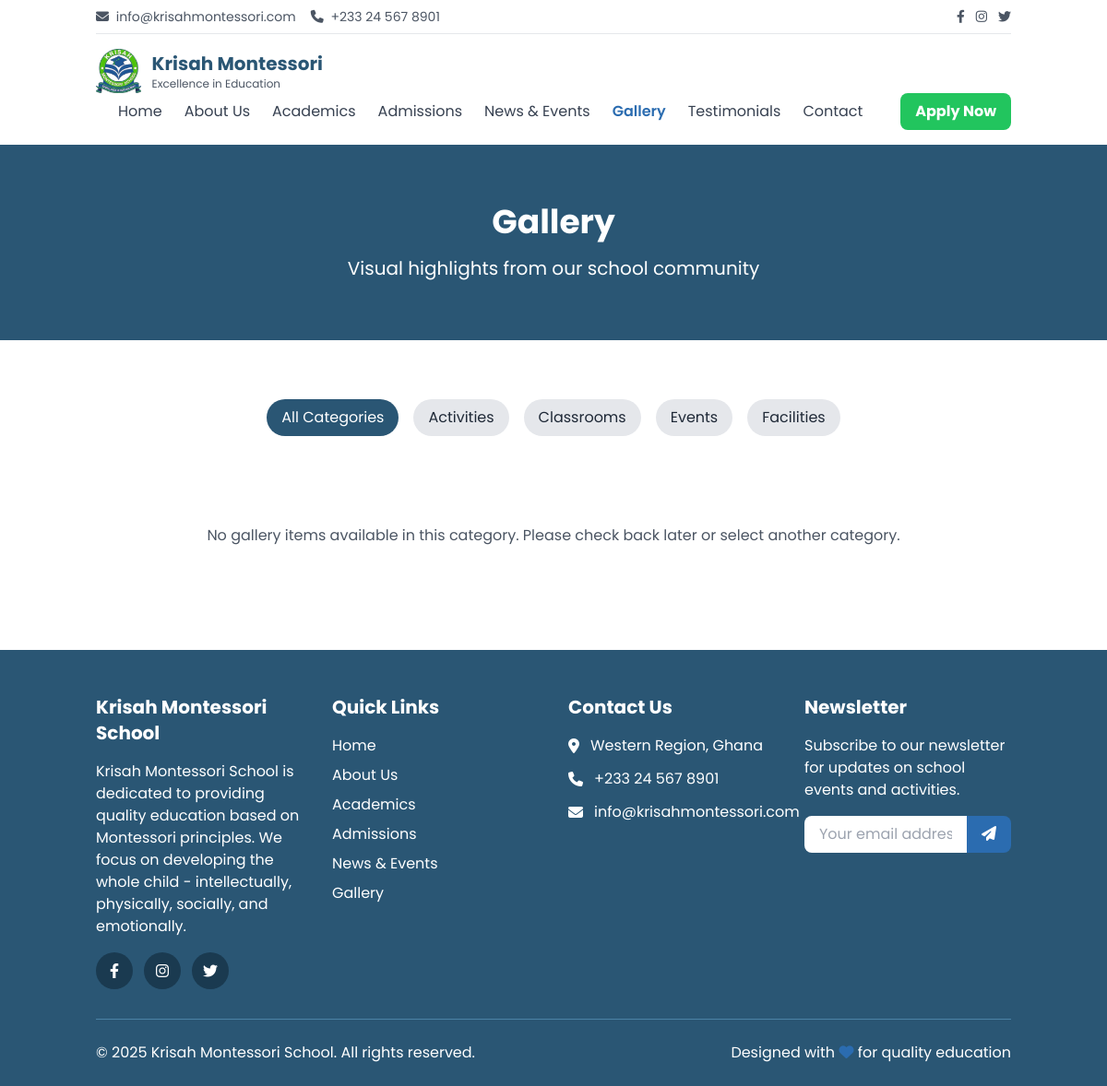
The page /pages/gallery.php on the database its author committed.
### tables this page shows
CREATE TABLE IF NOT EXISTS gallery_categories (
    id INT AUTO_INCREMENT PRIMARY KEY,
    name VARCHAR(50) NOT NULL,
    description TEXT,
    created_at TIMESTAMP DEFAULT CURRENT_TIMESTAMP
);

### pages/gallery.php (the view, shortened to what this page needs)
<?php
include_once '../includes/header.php';
$categories = [];
$gallery_items = [];
try {
    $db = getDbConnection();
    $cat_stmt = $db->query("SELECT * FROM gallery_categories ORDER BY name ASC");
    $categories = $cat_stmt->fetchAll();
    $selected_category = isset($_GET['category']) ? (int)$_GET['category'] : null;
    if ($selected_category) {
        $stmt = $db->prepare("SELECT g.*, c.name as category_name
                             FROM gallery g
                             LEFT JOIN gallery_categories c ON g.category_id = c.id
                             WHERE g.category_id = ?
                             ORDER BY g.is_featured DESC, g.created_at DESC");
        $stmt->execute([$selected_category]);
    } else {
        $stmt = $db->query("SELECT g.*, c.name as category_name
                           FROM gallery g
                           LEFT JOIN gallery_categories c ON g.category_id = c.id
                           ORDER BY g.is_featured DESC, g.created_at DESC");
    }
    $gallery_items = $stmt->fetchAll();
} catch (PDOException $e) {
    error_log('Gallery page error: ' . $e->getMessage());
    $error = 'An error occurred while loading the gallery.';
}
?>
<section class="bg-primary py-16">
    <div class="container mx-auto px-4 text-center">
        <h1 class="text-4xl font-bold text-white mb-4">Gallery</h1>
        <p class="text-xl text-white">Visual highlights from our school community</p>
    </div>
</section>
<section class="py-16">
    <div class="container mx-auto px-4">
        <?php if (isset($error)): ?>
            <div class="bg-red-100 border border-red-400 text-red-700 px-4 py-3 rounded relative mb-8" role="alert">
                <span class="block sm:inline"><?php echo $error; ?></span>
            </div>
        <?php else: ?>
            <div class="mb-12">
                <div class="flex flex-wrap justify-center gap-4">
                    <a href="gallery.php" class="<?php echo !$selected_category ? 'bg-primary text-white' : 'bg-gray-200 text-gray-800'; ?> px-4 py-2 rounded-full hover:bg-primary hover:text-white transition duration-300">
                        All Categories
                    </a>
                    <?php foreach ($categories as $category): ?>
                    <a href="gallery.php?category=<?php echo $category['id']; ?>"
                       class="<?php echo $selected_category == $category['id'] ? 'bg-primary text-white' : 'bg-gray-200 text-gray-800'; ?> px-4 py-2 rounded-full hover:bg-primary hover:text-white transition duration-300">
                        <?php echo htmlspecialchars($category['name']); ?>
                    </a>
                    <?php endforeach; ?>
                </div>
            </div>
            <?php if (empty($gallery_items)): ?>
                <div class="text-center text-gray-600 py-12">
                    <p>No gallery items available in this category. Please check back later or select another category.</p>
                </div>
            <?php endif; ?>
        <?php endif; ?>
    </div>
</section>
<link rel="stylesheet" href="https://cdn.jsdelivr.net/npm/glightbox/dist/css/glightbox.min.css" />
<?php
include_once '../includes/footer.php';
?>

### includes/header.php (shortened to what this page needs)
<?php
$settings = [];
try {
    $db = getDbConnection();
    $stmt = $db->query("SELECT setting_key, setting_value FROM settings");
    while ($row = $stmt->fetch()) {
        $settings[$row['setting_key']] = $row['setting_value'];
    }
} catch (PDOException $e) {
    $settings['school_name'] = 'Krisah Montessori School';
    error_log('Error loading settings: ' . $e->getMessage());
}
$current_page = basename($_SERVER['PHP_SELF']);
?>
<!DOCTYPE html>
<html lang="en">
<head>
    <script src="https://cdn.tailwindcss.com"></script>
    <link rel="stylesheet" href="https://cdnjs.cloudflare.com/ajax/libs/font-awesome/6.4.0/css/all.min.css">
    <link rel="stylesheet" href="/ofkms/assets/css/style.css">
</head>
<body class="font-sans text-gray-800 min-h-screen flex flex-col">
    <header class="bg-white shadow-md">
        <div class="container mx-auto px-4">
            <div class="py-2 border-b border-gray-200 flex justify-between items-center text-sm">
                <div class="flex items-center space-x-4">
                    <a href="mailto:<?php echo htmlspecialchars($settings['school_email'] ?? 'info@krisahmontessori.com'); ?>" class="text-gray-600 hover:text-primary">
                        <i class="fas fa-envelope mr-1"></i> <?php echo htmlspecialchars($settings['school_email'] ?? 'info@krisahmontessori.com'); ?>
                    </a>
                    <a href="tel:<?php echo htmlspecialchars($settings['school_phone'] ?? '+233 XX XXX XXXX'); ?>" class="text-gray-600 hover:text-primary">
                        <i class="fas fa-phone mr-1"></i> <?php echo htmlspecialchars($settings['school_phone'] ?? '+233 XX XXX XXXX'); ?>
                    </a>
                </div>
                <div class="flex items-center space-x-3">
                    <a href="<?php echo htmlspecialchars($settings['facebook_url'] ?? '#'); ?>" class="text-gray-600 hover:text-primary" target="_blank" rel="noopener noreferrer">
                        <i class="fab fa-facebook-f"></i>
                    </a>
                    <a href="<?php echo htmlspecialchars($settings['instagram_url'] ?? '#'); ?>" class="text-gray-600 hover:text-primary" target="_blank" rel="noopener noreferrer">
                        <i class="fab fa-instagram"></i>
                    </a>
                    <a href="<?php echo htmlspecialchars($settings['twitter_url'] ?? '#'); ?>" class="text-gray-600 hover:text-primary" target="_blank" rel="noopener noreferrer">
                        <i class="fab fa-twitter"></i>
                    </a>
                </div>
            </div>
            <nav class="py-4 flex flex-wrap justify-between items-center">
                <a href="/ofkms/index.php" class="flex items-center space-x-3">
                    <img src="/ofkms/assets/images/logo.png" alt="Krisah Montessori School" class="h-12">
                    <div>
                        <h1 class="text-xl font-bold text-primary">Krisah Montessori</h1>
                        <p class="text-xs text-gray-600">Excellence in Education</p>
                    </div>
                </a>
                <div id="nav-links" class="hidden md:flex w-full md:w-auto mt-4 md:mt-0 bg-white md:bg-transparent fixed md:relative inset-0 md:inset-auto top-[120px] md:top-auto shadow-lg md:shadow-none z-50 transition-all duration-300 ease-in-out">
                    <ul class="flex flex-col md:flex-row md:space-x-6 space-y-2 md:space-y-0 p-4 md:p-0 w-full md:w-auto">
                        <li>
                            <a href="/ofkms/index.php" class="block <?php echo $current_page == 'index.php' ? 'text-secondary font-semibold' : 'text-gray-700 hover:text-primary'; ?>">Home</a>
                        </li>
                        <li>
                            <a href="/ofkms/pages/about.php" class="block <?php echo $current_page == 'about.php' ? 'text-secondary font-semibold' : 'text-gray-700 hover:text-primary'; ?>">About Us</a>
                        </li>
                        <li>
                            <a href="/ofkms/pages/academics.php" class="block <?php echo $current_page == 'academics.php' ? 'text-secondary font-semibold' : 'text-gray-700 hover:text-primary'; ?>">Academics</a>
                        </li>
                        <li>
                            <a href="/ofkms/pages/admissions.php" class="block <?php echo $current_page == 'admissions.php' ? 'text-secondary font-semibold' : 'text-gray-700 hover:text-primary'; ?>">Admissions</a>
                        </li>
                        <li>
                            <a href="/ofkms/pages/news-events.php" class="block <?php echo $current_page == 'news-events.php' ? 'text-secondary font-semibold' : 'text-gray-700 hover:text-primary'; ?>">News & Events</a>
                        </li>
                        <li>
                            <a href="/ofkms/pages/gallery.php" class="block <?php echo $current_page == 'gallery.php' ? 'text-secondary font-semibold' : 'text-gray-700 hover:text-primary'; ?>">Gallery</a>
                        </li>
                        <li>
                            <a href="/ofkms/pages/testimonials.php" class="block <?php echo $current_page == 'testimonials.php' ? 'text-secondary font-semibold' : 'text-gray-700 hover:text-primary'; ?>">Testimonials</a>
                        </li>
                        <li>
                            <a href="/ofkms/pages/contact.php" class="block <?php echo $current_page == 'contact.php' ? 'text-secondary font-semibold' : 'text-gray-700 hover:text-primary'; ?>">Contact</a>
                        </li>
                    </ul>
                </div>
                <a href="/ofkms/pages/admissions.php" class="hidden md:block bg-green-500 hover:bg-green-600 text-white font-bold py-2 px-4 rounded-lg transition duration-300 ml-4">Apply Now</a>
            </nav>
        </div>
    </header>
    <main class="flex-grow">

### includes/footer.php (shortened to what this page needs)
    </main>
    <footer class="bg-primary text-white pt-12 pb-6">
        <div class="container mx-auto px-4">
            <div class="grid grid-cols-1 md:grid-cols-2 lg:grid-cols-4 gap-8 mb-8">
                <div>
                    <h3 class="text-xl font-bold mb-4">Krisah Montessori School</h3>
                    <p class="mb-4"><?php echo htmlspecialchars($settings['about_us'] ?? 'A quality Montessori education institution in the Western Region of Ghana.'); ?></p>
                    <div class="flex space-x-3">
                        <a href="<?php echo htmlspecialchars($settings['facebook_url'] ?? '#'); ?>" class="bg-primary-dark hover:bg-secondary w-10 h-10 rounded-full flex items-center justify-center transition duration-300" target="_blank" rel="noopener noreferrer">
                            <i class="fab fa-facebook-f"></i>
                        </a>
                        <a href="<?php echo htmlspecialchars($settings['instagram_url'] ?? '#'); ?>" class="bg-primary-dark hover:bg-secondary w-10 h-10 rounded-full flex items-center justify-center transition duration-300" target="_blank" rel="noopener noreferrer">
                            <i class="fab fa-instagram"></i>
                        </a>
                        <a href="<?php echo htmlspecialchars($settings['twitter_url'] ?? '#'); ?>" class="bg-primary-dark hover:bg-secondary w-10 h-10 rounded-full flex items-center justify-center transition duration-300" target="_blank" rel="noopener noreferrer">
                            <i class="fab fa-twitter"></i>
                        </a>
                    </div>
                </div>
                <div>
                    <h3 class="text-xl font-bold mb-4">Quick Links</h3>
                    <ul class="space-y-2">
                        <li><a href="/ofkms/index.php" class="hover:text-secondary transition duration-300">Home</a></li>
                        <li><a href="/ofkms/pages/about.php" class="hover:text-secondary transition duration-300">About Us</a></li>
                        <li><a href="/ofkms/pages/academics.php" class="hover:text-secondary transition duration-300">Academics</a></li>
                        <li><a href="/ofkms/pages/admissions.php" class="hover:text-secondary transition duration-300">Admissions</a></li>
                        <li><a href="/ofkms/pages/news.php" class="hover:text-secondary transition duration-300">News & Events</a></li>
                        <li><a href="/ofkms/pages/gallery.php" class="hover:text-secondary transition duration-300">Gallery</a></li>
                    </ul>
                </div>
                <div>
                    <h3 class="text-xl font-bold mb-4">Contact Us</h3>
                    <ul class="space-y-3">
                        <li class="flex items-start">
                            <i class="fas fa-map-marker-alt mt-1 mr-3"></i>
                            <span><?php echo htmlspecialchars($settings['school_address'] ?? 'Western Region, Ghana'); ?></span>
                        </li>
                        <li class="flex items-center">
                            <i class="fas fa-phone mr-3"></i>
                            <span><?php echo htmlspecialchars($settings['school_phone'] ?? '+233 XX XXX XXXX'); ?></span>
                        </li>
                        <li class="flex items-center">
                            <i class="fas fa-envelope mr-3"></i>
                            <span><?php echo htmlspecialchars($settings['school_email'] ?? 'info@krisahmontessori.com'); ?></span>
                        </li>
                    </ul>
                </div>
                <div>
                    <h3 class="text-xl font-bold mb-4">Newsletter</h3>
                    <p class="mb-4">Subscribe to our newsletter for updates on school events and activities.</p>
                    <form action="/ofkms/includes/subscribe.php" method="post" class="flex">
                        <input type="email" name="email" placeholder="Your email address" required class="px-4 py-2 w-full rounded-l-lg focus:outline-none text-gray-800">
                        <button type="submit" class="bg-secondary hover:bg-secondary-dark px-4 py-2 rounded-r-lg transition duration-300">
                            <i class="fas fa-paper-plane"></i>
                        </button>
                    </form>
                </div>
            </div>
            <div class="border-t border-primary-light pt-6">
                <div class="flex flex-col md:flex-row justify-between items-center">
                    <p>&copy; <?php echo date('Y'); ?> Krisah Montessori School. All rights reserved.</p>
                    <p class="mt-2 md:mt-0">Designed with <i class="fas fa-heart text-secondary"></i> for quality education</p>
                </div>
            </div>
        </div>
    </footer>
</body>
</html>

### assets/css/style.css (style rules this page uses)
body { scroll-behavior: smooth; }

### rows shown on the page
gallery_categories: name "Activities"
gallery_categories: name "Classrooms"
gallery_categories: name "Events"
gallery_categories: name "Facilities"

### other values the page prints
$settings['school_email'] "info@krisahmontessori.com"
$settings['school_phone'] "+233 24 567 8901"
$settings['about_us'] "Krisah Montessori School is dedicated to providing quality education based on Montessori principles. We focus on developing the whole child - intellectually, physically, socially, and emotionally."
$settings['school_address'] "Western Region, Ghana"
